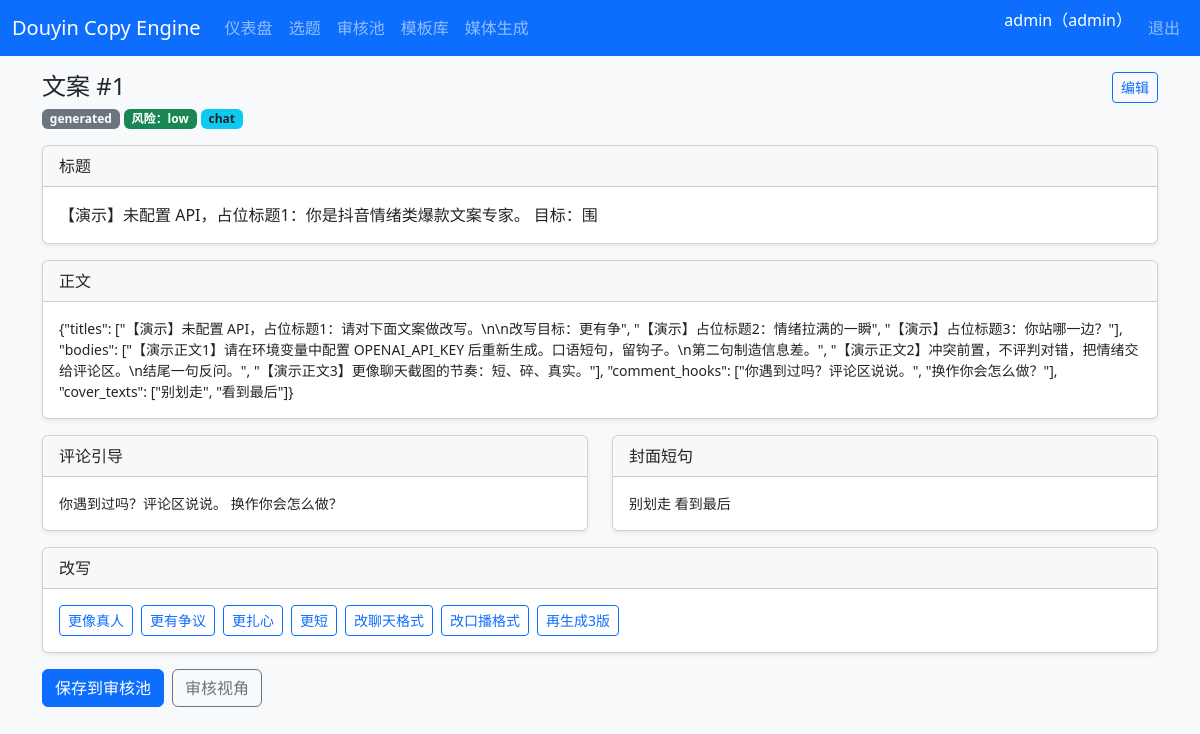
Page /contents/1 (signed in) on the committed database.
### app/models.py (models this page shows, shortened)
class User(UserMixin, db.Model):
    __tablename__ = "users"
    id = db.Column(db.Integer, primary_key=True, autoincrement=True)
    username = db.Column(db.String(50), unique=True, nullable=False, index=True)
    password_hash = db.Column(db.String(255), nullable=False)
    role = db.Column(db.String(20), nullable=False, default="creator")
    created_at = db.Column(db.DateTime, default=utcnow, nullable=False)

class Content(db.Model):
    __tablename__ = "contents"
    id = db.Column(db.Integer, primary_key=True, autoincrement=True)
    topic_id = db.Column(db.Integer, db.ForeignKey("topics.id"), nullable=False, index=True)
    template_id = db.Column(db.Integer, db.ForeignKey("templates.id"), index=True)
    title = db.Column(db.Text)
    body = db.Column(db.Text)
    comment_hook = db.Column(db.Text)
    cover_text = db.Column(db.Text)
    content_type = db.Column(db.String(20), default="chat")
    version_no = db.Column(db.Integer, default=1, nullable=False)
    status = db.Column(db.String(20), default="generated", nullable=False)
    risk_level = db.Column(db.String(20), default="low", nullable=False)
    created_by = db.Column(db.Integer, db.ForeignKey("users.id"), index=True)
    created_at = db.Column(db.DateTime, default=utcnow, nullable=False)
    updated_at = db.Column(db.DateTime, default=utcnow, onupdate=utcnow, nullable=False)
    author = db.relationship("User", foreign_keys=[created_by])
    rewrite_logs = db.relationship("RewriteLog", backref="content", lazy="dynamic", cascade="all, delete-orphan")
    review_records = db.relationship("ReviewRecord", backref="content", lazy="dynamic", cascade="all, delete-orphan")

### app/routes/contents.py (the view)
@contents_bp.route("/<int:id>")
@login_required
def detail(id):
    content = Content.query.get_or_404(id)
    return render_template("contents/detail.html", content=content)

### app/templates/contents/detail.html (shortened to what this page needs)
{% extends "base.html" %}
{% block content %}
<div class="d-flex justify-content-between align-items-start mb-3">
  <div>
    <h2 class="h4 mb-1">文案 #{{ content.id }}</h2>
    <span class="badge bg-secondary">{{ content.status }}</span>
    <span class="badge {% if content.risk_level == 'high' %}bg-danger{% elif content.risk_level == 'medium' %}bg-warning text-dark{% else %}bg-success{% endif %}">风险：{{ content.risk_level }}</span>
    <span class="badge bg-info text-dark">{{ content.content_type }}</span>
  </div>
  <div>
    <a class="btn btn-sm btn-outline-primary" href="{{ url_for('contents.edit', id=content.id) }}">编辑</a>
  </div>
</div>
<div class="card shadow-sm mb-3">
  <div class="card-header">标题</div>
  <div class="card-body">{{ content.title or '—' }}</div>
</div>
<div class="card shadow-sm mb-3">
  <div class="card-header">正文</div>
  <div class="card-body"><pre class="mb-0" style="white-space:pre-wrap;font-family:inherit;">{{ content.body or '—' }}</pre></div>
</div>
<div class="row">
  <div class="col-md-6 mb-3">
    <div class="card shadow-sm h-100">
      <div class="card-header">评论引导</div>
      <div class="card-body small">{{ content.comment_hook or '—' }}</div>
    </div>
  </div>
  <div class="col-md-6 mb-3">
    <div class="card shadow-sm h-100">
      <div class="card-header">封面短句</div>
      <div class="card-body small">{{ content.cover_text or '—' }}</div>
    </div>
  </div>
</div>
<div class="card shadow-sm mb-3">
  <div class="card-header">改写</div>
  <div class="card-body">
    <form class="d-flex flex-wrap gap-2" method="post" action="{{ url_for('contents.rewrite', id=content.id) }}">
      {% for val, label in [
        ('more_human','更像真人'),
        ('more_conflict','更有争议'),
        ('more_piercing','更扎心'),
        ('shorten','更短'),
        ('chat_format','改聊天格式'),
        ('spoken_format','改口播格式'),
        ('regen_3','再生成3版'),
      ] %}
      <button type="submit" name="action" value="{{ val }}" class="btn btn-outline-primary btn-sm">{{ label }}</button>
      {% endfor %}
    </form>
  </div>
</div>
<div class="d-flex flex-wrap gap-2">
  {% if content.status == 'generated' %}
  <form method="post" action="{{ url_for('contents.save_review', id=content.id) }}">
    <button type="submit" class="btn btn-primary">保存到审核池</button>
  </form>
  {% endif %}
  <a class="btn btn-outline-secondary" href="{{ url_for('reviews.detail', content_id=content.id) }}">审核视角</a>
</div>
{% endblock %}

### app/templates/base.html (shortened to what this page needs)
<!DOCTYPE html>
<html lang="zh-CN">
<head>
  <link href="https://cdn.jsdelivr.net/npm/bootstrap@5.3.3/dist/css/bootstrap.min.css" rel="stylesheet">
</head>
<body class="bg-light">
<nav class="navbar navbar-expand-lg navbar-dark bg-primary mb-3">
  <div class="container-fluid">
    <a class="navbar-brand" href="{{ url_for('dashboard.index') }}">Douyin Copy Engine</a>
    <div class="collapse navbar-collapse" id="navMain">
      <ul class="navbar-nav me-auto">
        {% if current_user.is_authenticated %}
        <li class="nav-item"><a class="nav-link" href="{{ url_for('dashboard.index') }}">仪表盘</a></li>
        <li class="nav-item"><a class="nav-link" href="{{ url_for('topics.list_topics') }}">选题</a></li>
        <li class="nav-item"><a class="nav-link" href="{{ url_for('reviews.list_reviews') }}">审核池</a></li>
        <li class="nav-item"><a class="nav-link" href="{{ url_for('prompt_templates.list_templates') }}">模板库</a></li>
        <li class="nav-item"><a class="nav-link" href="{{ url_for('media.generate_media') }}">媒体生成</a></li>
        {% endif %}
      </ul>
      <ul class="navbar-nav">
        {% if current_user.is_authenticated %}
        <li class="nav-item"><span class="navbar-text text-white me-2">{{ current_user.username }}（{{ current_user.role }}）</span></li>
        <li class="nav-item"><a class="nav-link" href="{{ url_for('auth.logout') }}">退出</a></li>
        {% else %}
        <li class="nav-item"><a class="nav-link" href="{{ url_for('auth.login') }}">登录</a></li>
        {% endif %}
      </ul>
    </div>
  </div>
</nav>
<div class="container pb-5">
  {% block content %}{% endblock %}
</div>
</body>
</html>

### rows in the picture
User: username "admin", role "admin"
Content: id "1", status "generated", risk_level "low", content_type "chat", title "【演示】未配置 API，占位标题1：你是抖音情绪类爆款文案专家。 目标：围", body "{\"titles\": [\"【演示】未配置 API，占位标题1：请对下面文案做改写。\\n\\n改写目标：更有争\", \"【演示】占位标题2：情绪拉满的一瞬\", \"【演示】占位标题3：你站哪一边？\"], \"bodies\": [\"【演示正文1】请在环境变量中配置 OPENAI_API_KEY 后重新生成。口语短句，留钩子。\\n第二句制造信息差。\", \"【演示正文2】冲突前置，不评判对错，把情绪交给评论区。\\n结尾一句反问。\", \"【演示正文3】更像聊天截图的节奏：短、碎、真实。\"], \"comment_hooks\": [\"你遇到过吗？评论区说说。\", \"换作你会怎么做？\"], \"cover_texts\": [\"别划走\", \"看到最后\"]}", comment_hook "你遇到过吗？评论区说说。 换作你会怎么做？", cover_text "别划走 看到最后"

### other values in the picture
{{ label }} "更像真人" "更有争议" "更扎心" "更短" "改聊天格式" "改口播格式" "再生成3版"
